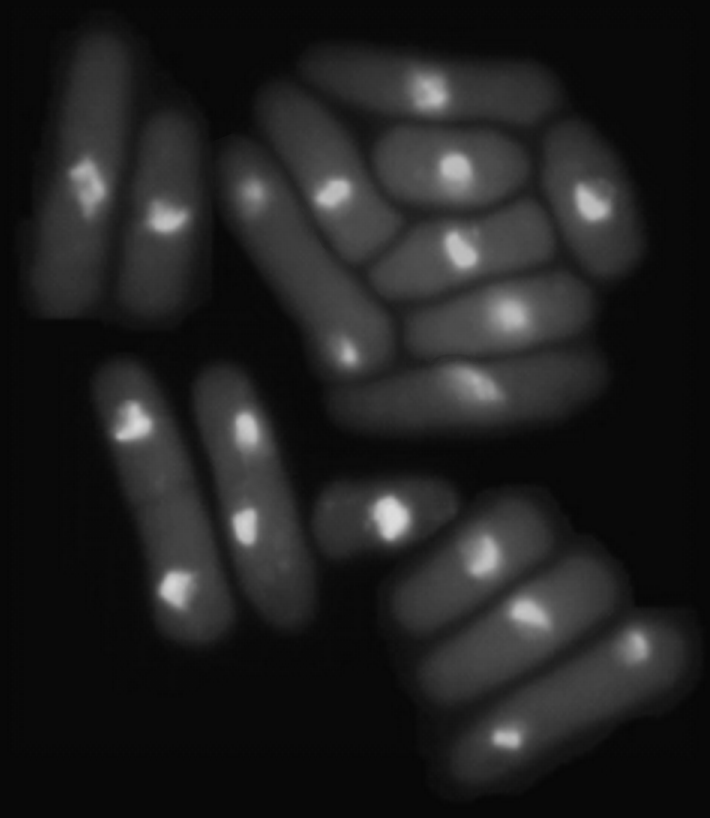
#> input picture images/Levedura.tif, 710 x 818 px, found by its file name
$ python BordaeSegment.py   (older library calls are emulated)
#> lines starting #> are read from the running program, lines starting #| are printed output that depends on the picture; after the words box and inside, x2 and y2 are one past the last pixel; in counts of white or black regions, pixels touching at a corner belong together
import cv2
import numpy as np
import matplotlib.pyplot as plt

image_path = "images\Levedura.tif"
image1 = cv2.imread(image_path, 0)
#> image1 is the input picture: shape (818, 710); min 6, max 222, mean 33.1
cv2.imshow("Imagem Original", image1)
cv2.waitKey(0)

hist1 = cv2.calcHist([image1], [0], None, [256], [0, 255])
#> hist1 = 256 values, max 131543 at index 9, min 0 at index 0, mean 2268.7
plt.plot(hist1)
plt.show()
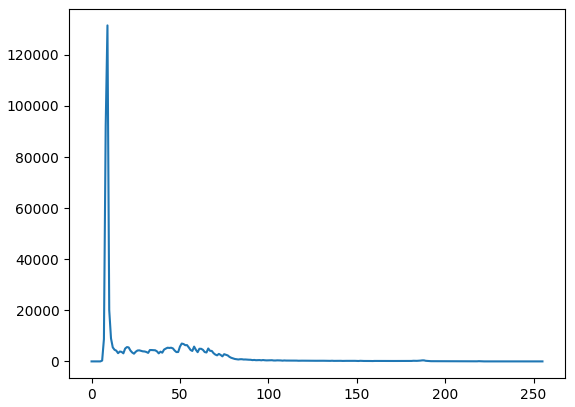
#> figure drawn by matplotlib, 1 panel; curve peaks at x = 9, y = 131543

(T, imageBin) = cv2.threshold(image1, 0, 255, cv2.THRESH_BINARY+cv2.THRESH_OTSU)
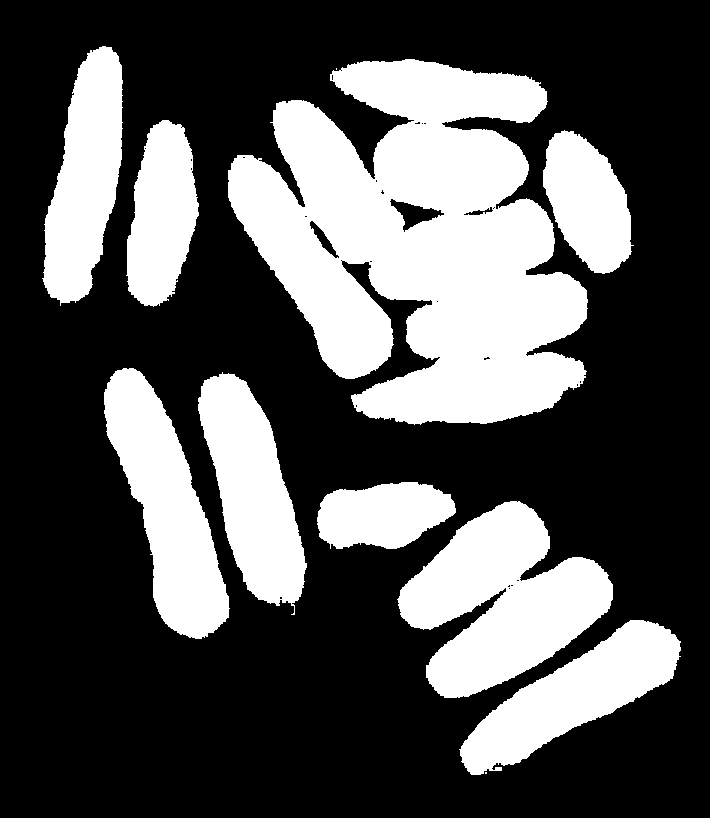
#> imageBin: shape (818, 710); 32.9% white; 11 white regions (2 under 20 px), largest, box (x1, y1, x2, y2) and area: (228, 59, 588, 425) 83230, (397, 501, 613, 698) 23920, (104, 368, 230, 639) 16546
#> T = 42
print(T)
#| 42.0
cv2.imshow("Binarizado original", imageBin)
cv2.waitKey(0)

kernel = np.array([
  [ 0,  1,  0],
  [ 1, -4, 1],
  [ 0,  1,  0]
])

image_lapl1 = cv2.filter2D(image1, ddepth=cv2.CV_64F, kernel=kernel)
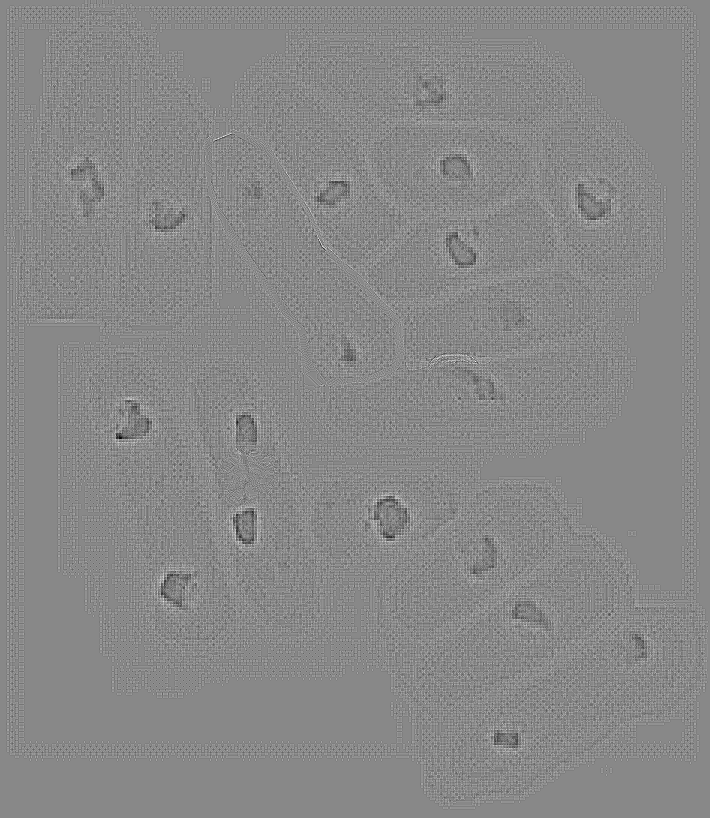
#> image_lapl1: shape (818, 710) float64; min -15, max 13, mean 0; drawn with min black and max white
image_lapl1 = np.uint8(np.absolute(image_lapl1))
cv2.imshow("laplacian with kernel", image_lapl1)
cv2.waitKey()

image_lapl1 = ((image_lapl1-image_lapl1.min()) * (255/(image_lapl1.max()-image_lapl1.min())))
image_lapl1 = np.uint8(np.absolute(image_lapl1))
#cv2.imshow("Reesc", image_lapl1)
#cv2.waitKey()


(T, image_lapl1) = cv2.threshold(image_lapl1, 80, 255, cv2.THRESH_BINARY)
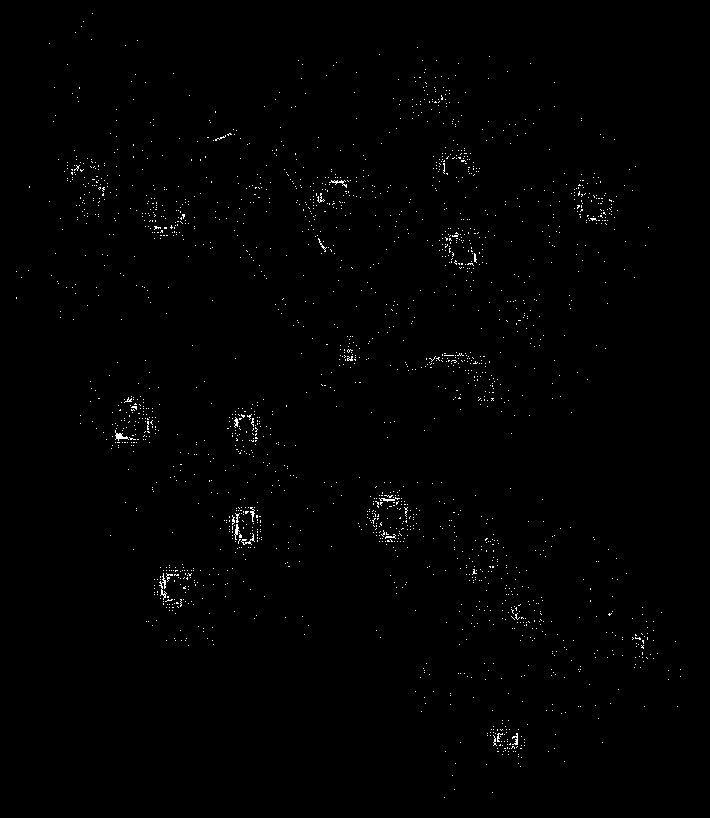
#> image_lapl1: shape (818, 710); 0.63% white in thin lines or dots, all inside (x1, y1, x2, y2) = (16, 13, 681, 798)

image_lapl1 = np.uint8(np.absolute(image_lapl1))
cv2.imshow("Limiarizado", image_lapl1)
cv2.waitKey()

imm = image_lapl1 * 2 * image1

cv2.imshow("Produto", imm)
cv2.waitKey()

hist2 = cv2.calcHist([imm], [0], None, [256], [1, 255])
#> hist2 = 256 values, max 76 at index 174, min 0 at index 0, mean 14.18
plt.plot(hist2)
plt.show()
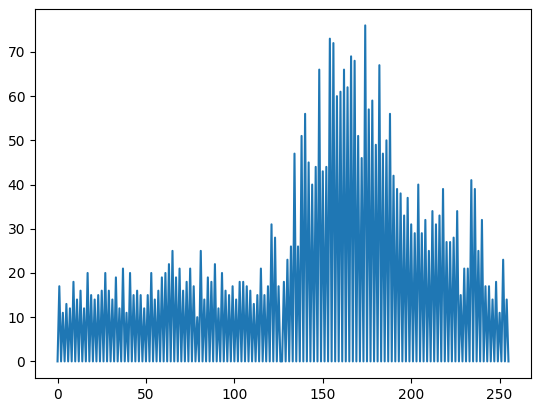
#> figure drawn by matplotlib, 1 panel; curve peaks at x = 174, y = 76

(T, imageBin1) = cv2.threshold(imm, 0, 255, cv2.THRESH_BINARY+cv2.THRESH_OTSU)
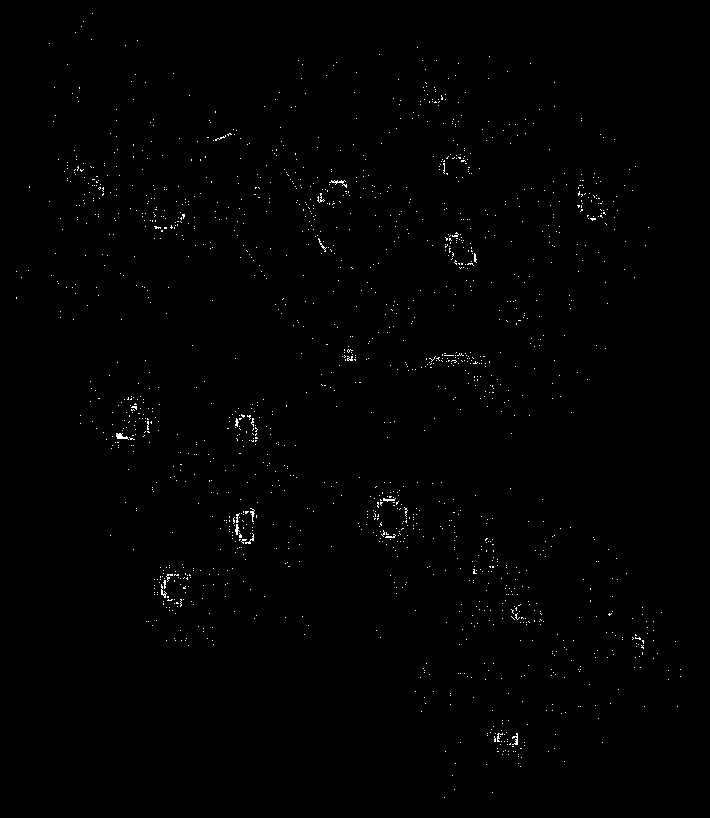
#> imageBin1: shape (818, 710); 0.5% white in thin lines or dots, all inside (x1, y1, x2, y2) = (16, 13, 681, 798)
#> T = 86
print(T)
#| 86.0

(T, imageBin1) = cv2.threshold(image1, T, 255, cv2.THRESH_BINARY)
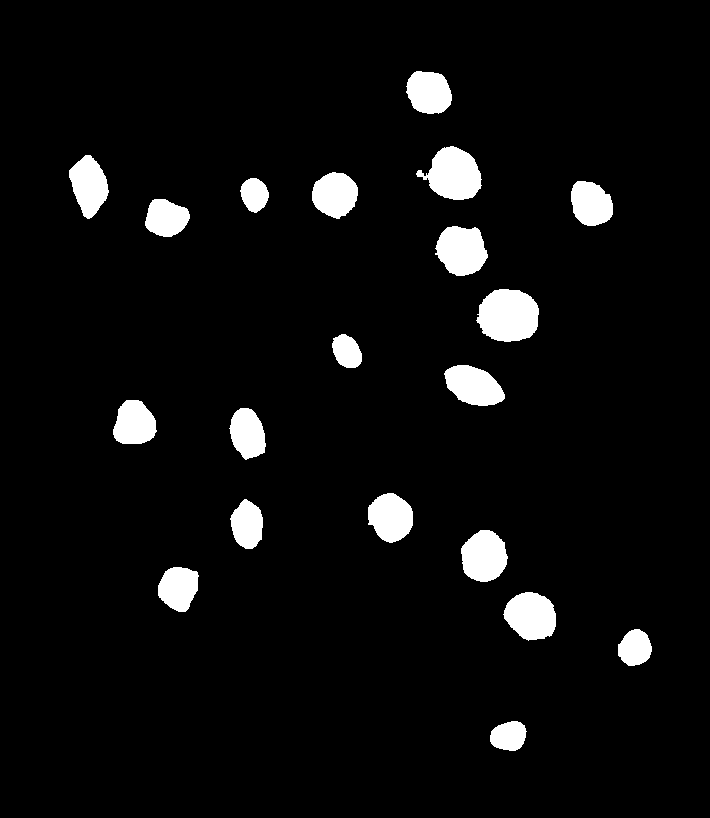
#> imageBin1: shape (818, 710); 5.3% white; 20 white regions, largest, box (x1, y1, x2, y2) and area: (476, 289, 539, 342) 2629, (416, 146, 482, 200) 2279, (435, 226, 488, 276) 1978
print(T)
#| 86.0
cv2.imshow("Binarizado Bordas", imageBin1)
cv2.waitKey(0)

$ run again, with images/Bone.tif copied over images/Levedura.tif
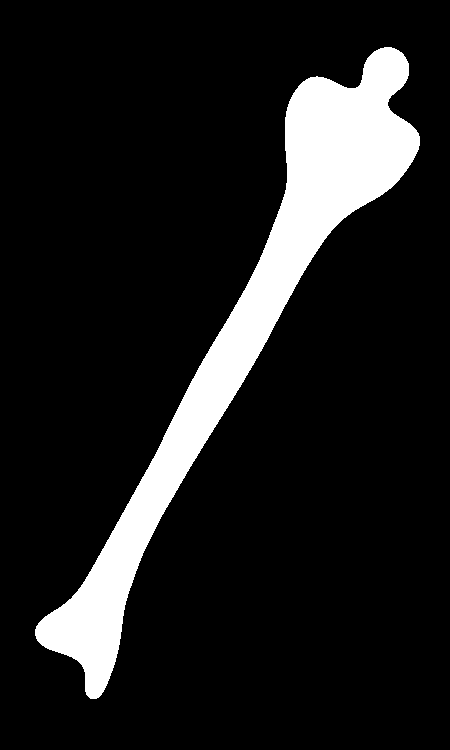
#> input picture images/Bone.tif, 450 x 750 px, found by its file name
#> image1: shape (750, 450); 12% white; 1 white region, box (x1, y1, x2, y2) and area: (35, 47, 420, 699) 40395
#> hist1 = 256 values, max 297105 at index 0, min 0 at index 1, mean 1160.6
#> T = 0
#| 0.0
#> `imm = image_lapl1 * 2 * image1`:
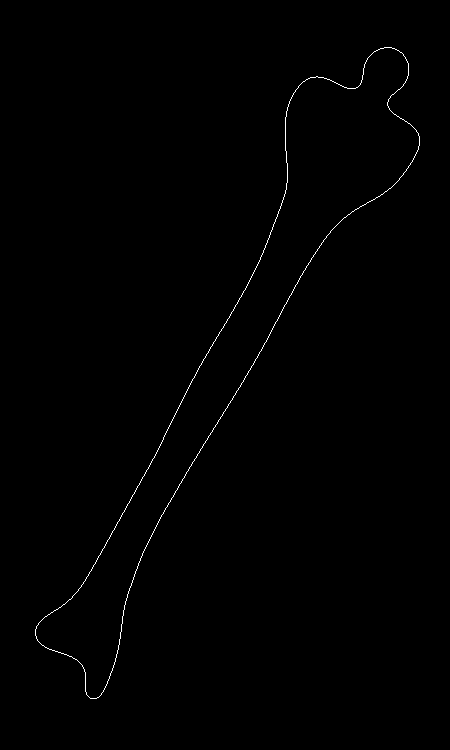
#> imm: shape (750, 450); values 0 (black) and 2 (white), 0.43% white in thin lines or dots, all inside (x1, y1, x2, y2) = (35, 47, 420, 699)
#> hist2 = 256 values, max 1440 at index 1, min 0 at index 0, mean 5.62
#> `plt.show()`:
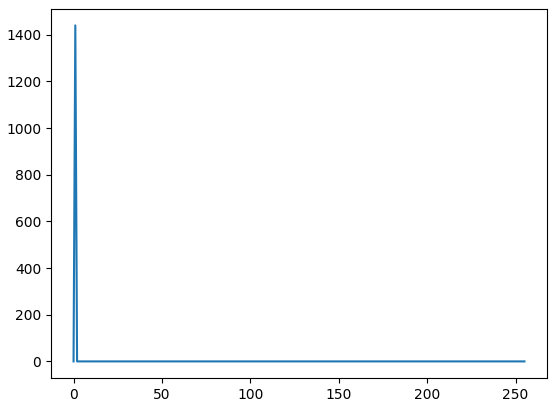
#> figure drawn by matplotlib, 1 panel; curve peaks at x = 1, y = 1440
#| 0.0
#| 0.0

$ run again, with images/Contorno.tif copied over images/Levedura.tif
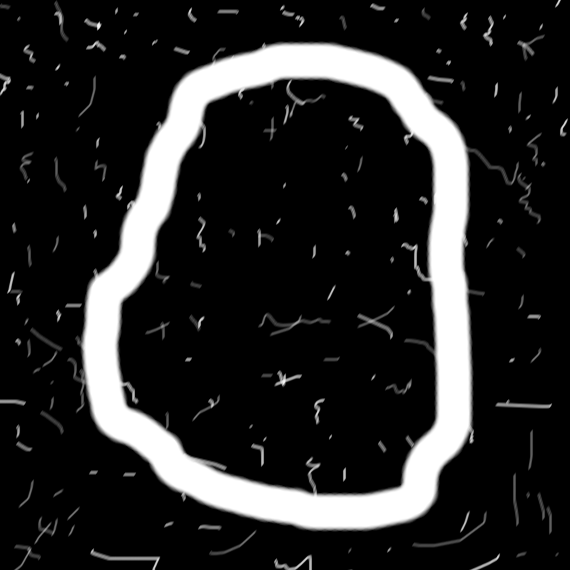
#> input picture images/Contorno.tif, 570 x 570 px, found by its file name
#> image1 is the input picture: shape (570, 570); min 0, max 255, mean 40.4
#> hist1 = 256 values, max 251297 at index 0, min 0 at index 255, mean 1123.9
#> `(T, imageBin) = cv2.threshold(image1, 0, 255, cv2.THRESH_BINARY+cv2.TH..`:
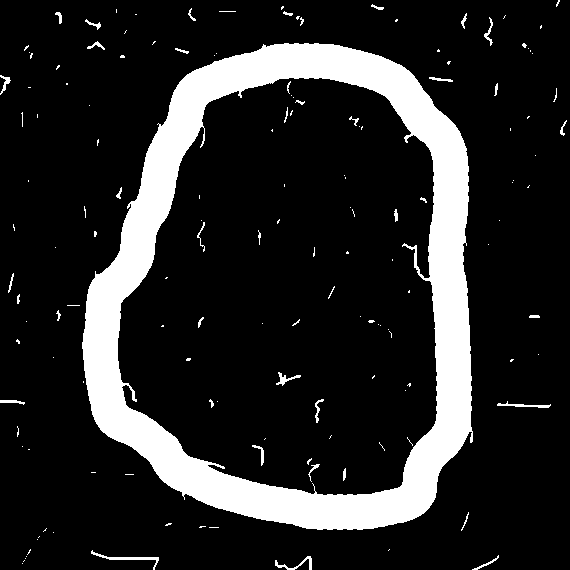
#> imageBin: shape (570, 570); 15.5% white; 149 white regions (110 under 20 px), largest, box (x1, y1, x2, y2) and area: (82, 43, 473, 530) 47726, (91, 550, 159, 570) 219, (275, 556, 312, 570) 138
#> `(T, imageBin) = cv2.threshold(image1, 0, 255, cv2.THRESH_BINARY+cv2.TH..`: T = 121
#| 121.0
#> hist2 = 256 values, max 285 at index 248, min 0 at index 0, mean 17.13
#> `(T, imageBin1) = cv2.threshold(imm, 0, 255, cv2.THRESH_BINARY+cv2.THRE..`: T = 102
#| 102.0
#> `(T, imageBin1) = cv2.threshold(image1, T, 255, cv2.THRESH_BINARY)`:
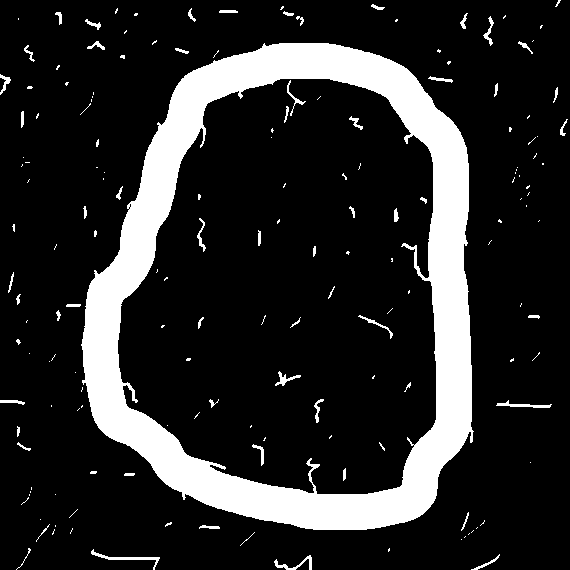
#> imageBin1: shape (570, 570); 16.3% white; 168 white regions (110 under 20 px), largest, box (x1, y1, x2, y2) and area: (81, 43, 474, 530) 48901, (91, 549, 160, 570) 236, (496, 400, 552, 408) 166
#| 102.0
